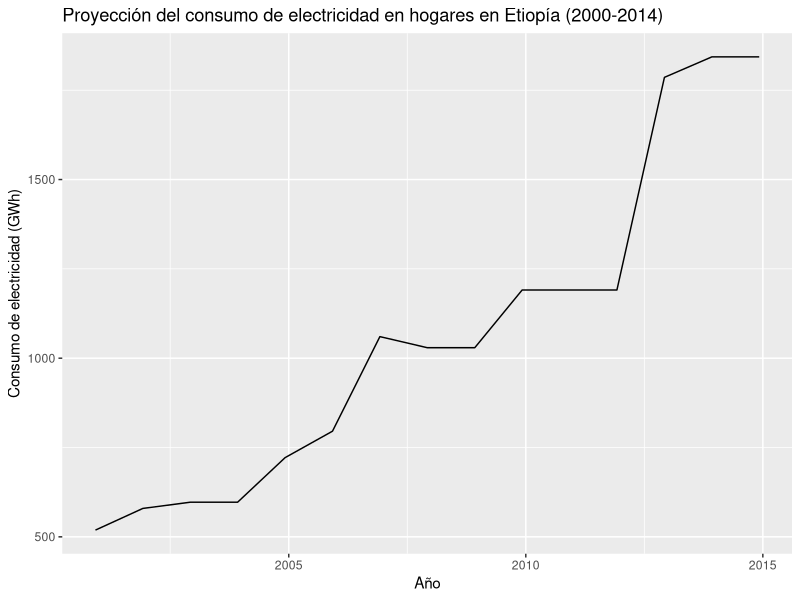
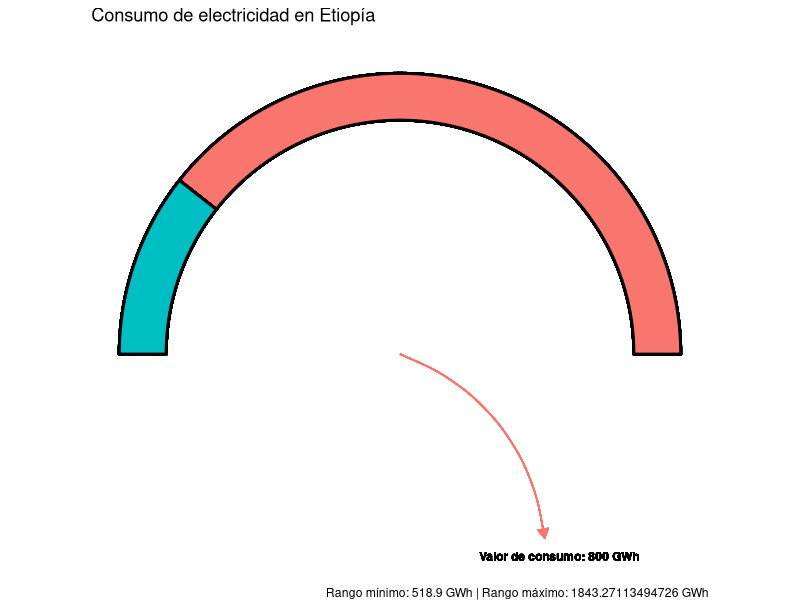
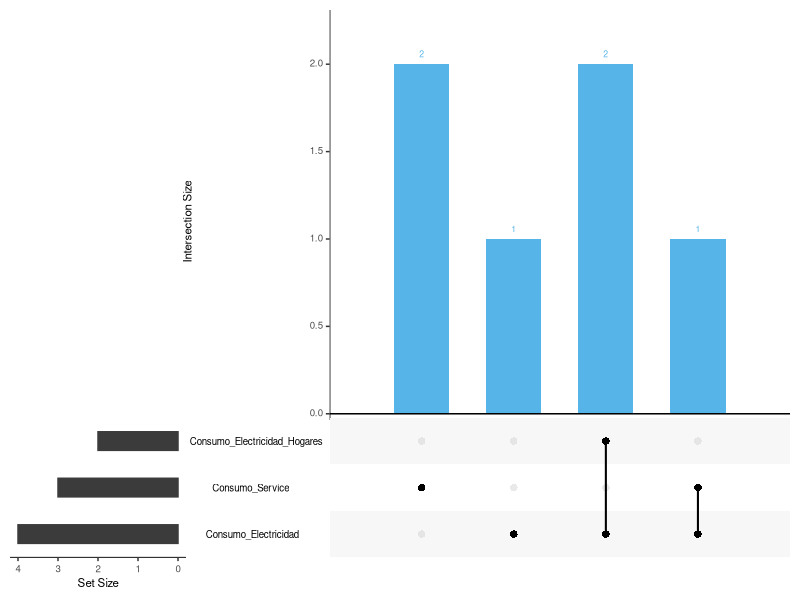

R code for these plots, in order:
## ---- chunk 1
knitr::opts_chunk$set(echo = TRUE)
## ---- chunk 2
if (!require('readr')) install.packages("readr")
if (!require('data.table')) install.packages("data.table")
if (!require('robustbase')) install.packages("robustbase")
if (!require('ggplot2')) install.packages("ggplot2")
if (!require('knitr')) install.packages("knitr")
if (!require('pROC')) install.packages("pROC")
if (!require('openxlsx'))install.packages("openxlsx")
if (!require('ggforce')) install.packages("ggforce")


## ---- chunk 3
library(openxlsx)
datos <- read.xlsx("africa.xlsx")
## ---- chunk 4
# Cargar las librerías necesarias
library(ggplot2)

# Filtrar los datos para obtener solo las observaciones de Ethiopia y el indicador específico
datos_ethiopia <- subset(datos, RegionName == "Ethiopia" & IndicatorName == "Consumption of electricity in Households ( GWh )")

# Convertir el campo Date a un formato de fecha
datos_ethiopia$Date <- as.Date(as.character(datos_ethiopia$Date), "%Y")

# Crear el gráfico de línea
ggplot(data = datos_ethiopia, aes(x = Date, y = Value)) +
  geom_line() +
  labs(x = "Año", y = "Consumo de electricidad (GWh)", title = "Proyección del consumo de electricidad en hogares en Etiopía (2000-2014)")

## ---- chunk 5

# Cargar las librerías necesarias
library(ggplot2)
library(ggforce)

# Filtrar los datos para obtener solo las observaciones de Etiopía y el indicador específico
datos_ethiopia <- subset(datos, RegionName == "Ethiopia" & IndicatorName == "Consumption of electricity in Households ( GWh )")

# Convertir el campo Date a un formato de fecha
datos_ethiopia$Date <- as.Date(as.character(datos_ethiopia$Date), "%Y")

# Establecer el rango mínimo y máximo para el consumo de electricidad
rango_min <- min(datos_ethiopia$Value)
rango_max <- max(datos_ethiopia$Value)

# Fijar el valor de consumo
valor_consumo <- 800

# Crear el gráfico de medidores con el valor de consumo fijo
ggplot() +
  geom_arc_bar(data = datos_ethiopia, aes(x0 = 0.5, y0 = 0.5, r0 = 0.5, r = 0.6,
                   start = -pi / 2, end = pi / 2,
                   fill = factor("Energía total")),
               color = "black", size = 1) +
  geom_arc_bar(data = datos_ethiopia, aes(x0 = 0.5, y0 = 0.5, r0 = 0.5, r = 0.6,
                   start = -pi / 2, end = -pi / 2 + (pi * (valor_consumo - rango_min) / (rango_max - rango_min)),
                   fill = factor("Consumo de electricidad (GWh)")),
               color = "black", size = 1) +
  geom_text(data = datos_ethiopia, aes(x = 0.5 + 0.55 * cos(-pi / 2 + (pi * (valor_consumo - rango_min) / (rango_max - rango_min))),
                y = 0.5 + 0.55 * sin(-pi / 2 + (pi * (valor_consumo - rango_min) / (rango_max - rango_min))),
                label = paste("Valor de consumo:", valor_consumo, "GWh")),
            color = "black", size = 3, fontface = "bold", hjust = 0.5, vjust = 0.5) +
  geom_curve(data = datos_ethiopia, aes(x = 0.5, y = 0.5, xend = 0.5 + 0.5 * cos(-pi / 2 + (pi * (valor_consumo - rango_min) / (rango_max - rango_min))),
                 yend = 0.5 + 0.5 * sin(-pi / 2 + (pi * (valor_consumo - rango_min) / (rango_max - rango_min))),
                 color = factor("Consumo de electricidad (GWh)")),
             arrow = arrow(type = "closed", length = unit(0.1, "inches")), curvature = -0.3) +
  coord_fixed() +
  theme_void() +
  theme(legend.position = "none") +
  labs(title = "Consumo de electricidad en Etiopía",
       subtitle = "",
       caption = paste("Rango mínimo:", rango_min, "GWh | Rango máximo:", rango_max, "GWh"))





## ---- chunk 6
# Seleccionar aleatoriamente cinco RegionName diferentes
region <- c("Madagascar", "Egypt", "Central Africa", "Niger", "Africa", "Morocco")

# Filtrar los datos originales para seleccionar solo las observaciones del año 2014 y para las regiones aleatorias
datos_2014_region <- subset(datos, Date == 2014 & RegionName %in% region & IndicatorName == "Consumption of electricity in industry, GWh")

valor <- datos_2014_region$Value
valor

datos_2014_regionv2 <- subset(datos, Date == 2014 & RegionName %in% region & IndicatorName == "Consumption of electricity in Service Public ( GWh )")

valor1 <- datos_2014_regionv2$Value
valor1

datos_2014_regionv3 <- subset(datos, Date == 2014 & RegionName %in% region & IndicatorName == "Consumption of electricity in Households ( GWh )")

valor2 <- datos_2014_regionv3$Value
valor2
# Obtener el campo Value y guardarlo en una variable llamada valor

# Categorizar binariamente el consumo
consumo_categoria <- cut(valor,
                         breaks = c(-Inf, 3000, Inf),
                         labels = c("0","1"),
                         right = FALSE)
consumo_categoria1 <- cut(valor1,
                         breaks = c(-Inf, 3000, Inf),
                         labels = c("0","1"),
                         right = FALSE)
consumo_categoria2 <- cut(valor2,
                         breaks = c(-Inf, 9000, Inf),
                         labels = c("0","1"),
                         right = FALSE)


consumo_por_electricidad <- as.character(consumo_categoria)
consumo_por_Service <- as.character(consumo_categoria1)
consumo_por_electricidad_hogares <- as.character(consumo_categoria2)

consumo_por_electricidad <- as.numeric(consumo_por_electricidad)
consumo_por_Service <- as.numeric(consumo_por_Service)
consumo_por_electricidad_hogares <- as.numeric(consumo_por_electricidad_hogares)
consumo_por_electricidad
consumo_por_Service
consumo_por_electricidad_hogares
# Instalar y cargar la librería UpSetR si no está instalada
if (!requireNamespace("UpSetR", quietly = TRUE)) {
  install.packages("UpSetR")
}
library(UpSetR)

# Crear el dataframe de datos
data <- data.frame(
  region <- c("Madagascar", "Egypt", "Central Africa", "Niger", "Africa", "Morocco"),
  Consumo_Electricidad = consumo_por_electricidad, # Categorías de consumo de electricidad
  Consumo_Service = consumo_por_Service, # Categorías de consumo de carbón
  Consumo_Electricidad_Hogares = consumo_por_electricidad_hogares # Categorías de consumo de electricidad en hogares
)

# Crear el gráfico UpSet
upset(data[, c("Consumo_Electricidad", "Consumo_Service", "Consumo_Electricidad_Hogares")], sets = names(data)[-1], main.bar.color = "#56B4E9", matrix.color="black")
